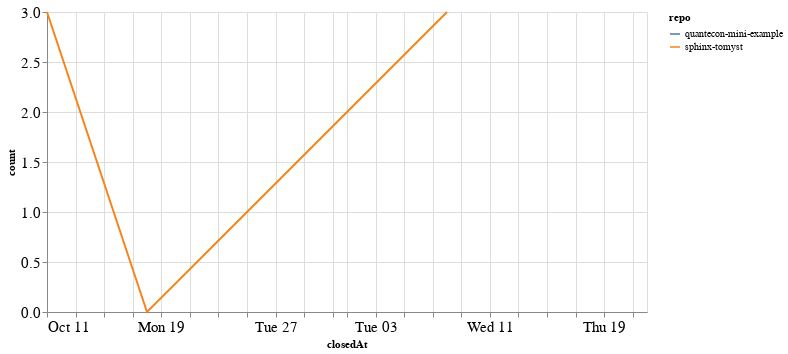

Notebook cell for this chart:
### Code cell
closed_by_time = closed_by.groupby('repo').resample('W', on='closedAt').count()['author'].reset_index()
closed_by_time = closed_by_time.rename(columns={'author': 'count'})

alt.Chart(closed_by_time, width=600).mark_line().encode(
    x='closedAt',
    y='count',
    color='repo',
    tooltip="repo"
)

### Figure 1 — Vega-Lite specification as saved in the notebook (floating-point values rounded to 4 significant figures)
{"config": {"axisLeft": {"labelFontSize": 15}, "axisBottom": {"labelFontSize": 15}}, "data": {"name": "data-846219239c82e3dedd611d1ad95b65ab"}, "mark": "line", "encoding": {"color": {"type": "nominal", "field": "repo"}, "tooltip": {"type": "nominal", "field": "repo"}, "x": {"type": "temporal", "field": "closedAt"}, "y": {"type": "quantitative", "field": "count"}}, "width": 600, "$schema": "https://vega.github.io/schema/vega-lite/v4.8.1.json", "datasets": {"data-846219239c82e3dedd611d1ad95b65ab": [{"repo": "quantecon-mini-example", "closedAt": "2020-11-22T00:00:00", "count": 2}, {"repo": "sphinx-tomyst", "closedAt": "2020-10-11T00:00:00", "count": 3}, {"repo": "sphinx-tomyst", "closedAt": "2020-10-18T00:00:00", "count": 0}, {"repo": "sphinx-tomyst", "closedAt": "2020-10-25T00:00:00", "count": 1}, {"repo": "sphinx-tomyst", "closedAt": "2020-11-01T00:00:00", "count": 2}, {"repo": "sphinx-tomyst", "closedAt": "2020-11-08T00:00:00", "count": 3}]}}
